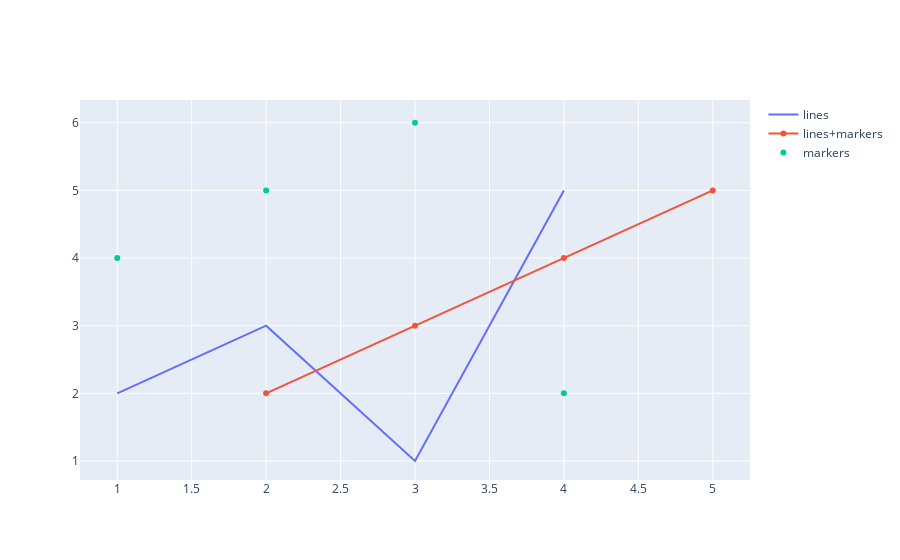

Source (notebook cell):
### Code cell
#you can add multiple trace and mix modes

fig = go.Figure()

# Create traces
fig.add_trace(go.Scatter(
    x = [1,2,3,4],
    y = [2,3,1,5],
    mode = 'lines',
    name = 'lines'
))
fig.add_trace(go.Scatter(
    x = [2,3,4,5],
    y = [2,3,4,5],
    mode = 'lines+markers',
    name = 'lines+markers'
))
fig.add_trace(go.Scatter(
    x = [1,2,3,4],
    y = [4,5,6,2],
    mode = 'markers',
    name = 'markers'
))

fig.show()

### Figure 1 — Plotly figure (JSON) as saved in the notebook; plotly's stock layout.template omitted (floating-point values rounded to 4 significant figures)
{"data": [{"mode": "lines", "name": "lines", "type": "scatter", "x": [1, 2, 3, 4], "y": [2, 3, 1, 5]}, {"mode": "lines+markers", "name": "lines+markers", "type": "scatter", "x": [2, 3, 4, 5], "y": [2, 3, 4, 5]}, {"mode": "markers", "name": "markers", "type": "scatter", "x": [1, 2, 3, 4], "y": [4, 5, 6, 2]}], "layout": {}}
